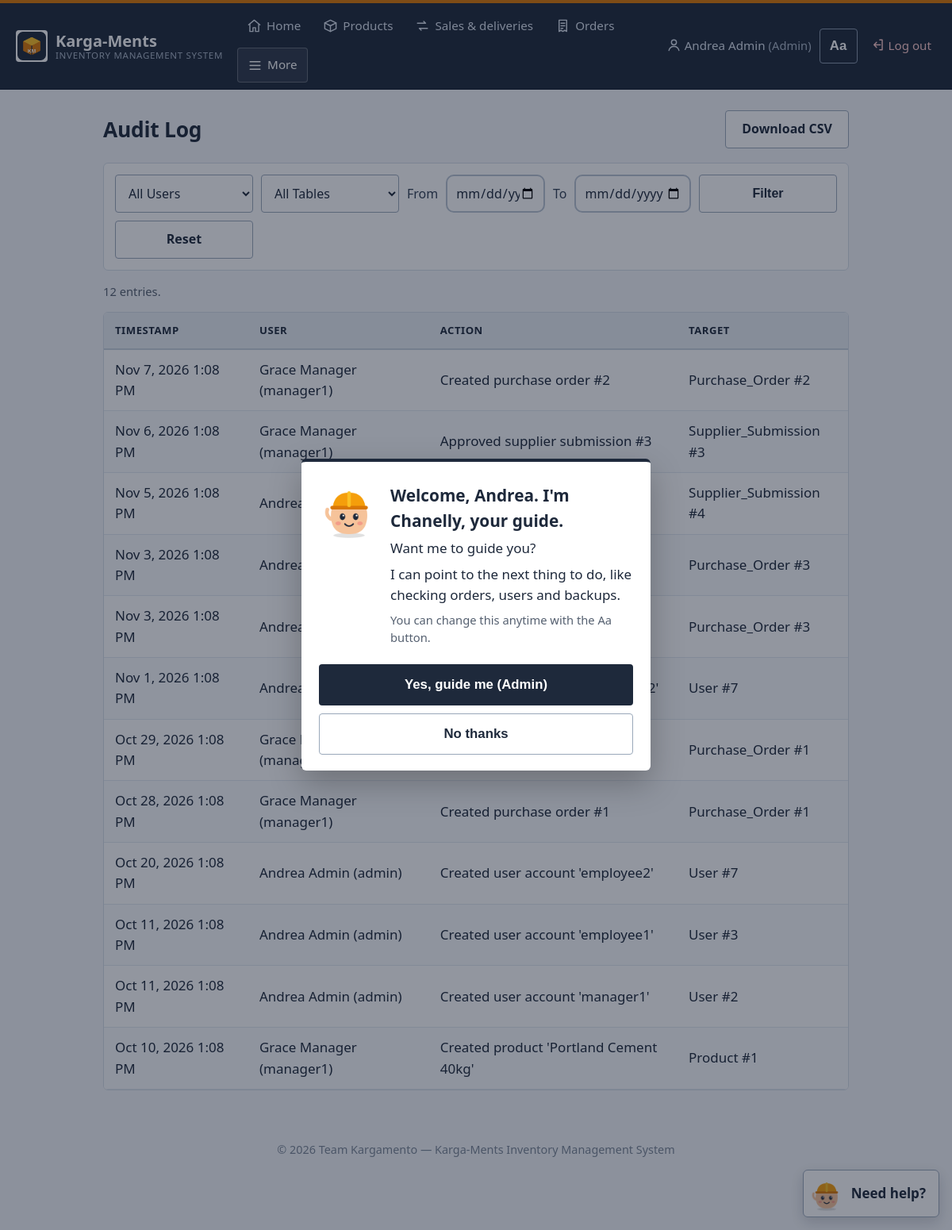
The app's page /reports/audit_log_report.php (signed in) with its own data.
### tables this page shows
CREATE TABLE Audit_Log (
    LogID       INT AUTO_INCREMENT PRIMARY KEY,
    UserID      INT NOT NULL,
    Action      VARCHAR(255) NOT NULL,
    TargetTable VARCHAR(100) NOT NULL,
    TargetID    INT NOT NULL,
    Timestamp   DATETIME NOT NULL DEFAULT CURRENT_TIMESTAMP,
    CONSTRAINT fk_log_user FOREIGN KEY (UserID) REFERENCES User(UserID)
);

CREATE TABLE User (
    UserID       INT AUTO_INCREMENT PRIMARY KEY,
    Username     VARCHAR(255) NOT NULL UNIQUE,
    PasswordHash VARCHAR(255) NOT NULL,
    FullName     VARCHAR(255) NOT NULL,
    RoleID       INT NOT NULL,
    SupplierID   INT NULL,
    Status       VARCHAR(50) NOT NULL DEFAULT 'active',
    CONSTRAINT fk_user_role     FOREIGN KEY (RoleID) REFERENCES Role(RoleID),
    CONSTRAINT fk_user_supplier FOREIGN KEY (SupplierID) REFERENCES Supplier(SupplierID) ON DELETE SET NULL
);

### public_html/config/config.php (called while the page is built, shortened)
<?php
if (!function_exists('url')) {
    function url(string $path = ''): string
    {
        return BASE_URL . '/' . ltrim($path, '/');
    }
}
if (!function_exists('e')) {
    function e($value): string
    {
        return htmlspecialchars((string)$value, ENT_QUOTES, 'UTF-8');
    }
}

### public_html/includes/report_helpers.php (called while the page is built, shortened)
<?php
function report_clean_date(string $value, string $default = ''): string
{
    $d = DateTime::createFromFormat('Y-m-d', $value);
    return ($d && $d->format('Y-m-d') === $value) ? $value : $default;
}
function report_csv_url(string $path): string
{
    $q = $_GET;
    $q['export'] = 'csv';
    return url($path) . '?' . http_build_query($q);
}

### public_html/reports/audit_log_report.php (the view, shortened to what this page needs)
<?php
require_once __DIR__ . '/../includes/auth_check.php';
require_once __DIR__ . '/../includes/report_helpers.php';
$dateFrom = report_clean_date((string)($_GET['date_from'] ?? ''));
$dateTo   = report_clean_date((string)($_GET['date_to'] ?? ''));
$page     = max(1, (int)($_GET['page'] ?? 1));
$where  = [];
$params = [];
$whereSql = $where ? ' WHERE ' . implode(' AND ', $where) : '';
$baseSql = "SELECT al.*, u.FullName, u.Username
            FROM Audit_Log al
            JOIN User u ON al.UserID = u.UserID" . $whereSql .
           " ORDER BY al.Timestamp DESC, al.LogID DESC";
$countStmt = $pdo->prepare("SELECT COUNT(*) FROM Audit_Log al" . $whereSql);
$countStmt->execute($params);
$totalRows  = (int)$countStmt->fetchColumn();
$totalPages = max(1, (int)ceil($totalRows / AUDIT_PER_PAGE));
$page       = min($page, $totalPages);
$stmt = $pdo->prepare($baseSql . " LIMIT " . AUDIT_PER_PAGE . " OFFSET " . (($page - 1) * AUDIT_PER_PAGE));
$stmt->execute($params);
$logs = $stmt->fetchAll();
require_once __DIR__ . '/../includes/header.php';
?>
<div class="page-header">
    <h1>Audit Log</h1>
    <?php if ($totalRows > 0): ?>
        <a class="btn btn-secondary" href="<?= e(report_csv_url('reports/audit_log_report.php')) ?>">Download CSV</a>
    <?php endif; ?>
</div>
<form class="search-bar" method="GET" action="<?= e(url('reports/audit_log_report.php')) ?>">
    <select name="user_id">
        <option value="">All Users</option>
    </select>
    <select name="table">
        <option value="">All Tables</option>
    </select>
    <label class="check-label">From <input type="date" name="date_from" value="<?= e($dateFrom) ?>"></label>
    <label class="check-label">To <input type="date" name="date_to" value="<?= e($dateTo) ?>"></label>
    <button class="btn btn-secondary" type="submit">Filter</button>
    <a class="btn btn-secondary" href="<?= e(url('reports/audit_log_report.php')) ?>">Reset</a>
</form>
<p class="text-muted"><?= number_format($totalRows) ?> entr<?= $totalRows === 1 ? 'y' : 'ies' ?>.</p>
<?php if (count($logs) === 0): ?>
    <div class="empty-state">No audit log entries found.</div>
<?php else: ?>
    <div class="table-wrap">
    <table class="data-table">
        <thead>
            <tr><th>Timestamp</th><th>User</th><th>Action</th><th>Target</th></tr>
        </thead>
        <tbody>
            <?php foreach ($logs as $l): ?>
                <tr>
                    <td><?= e(date('M j, Y g:i A', strtotime($l['Timestamp']))) ?></td>
                    <td><?= e($l['FullName']) ?> (<?= e($l['Username']) ?>)</td>
                    <td><?= e($l['Action']) ?></td>
                    <td><?= e($l['TargetTable']) ?> #<?= (int)$l['TargetID'] ?></td>
                </tr>
            <?php endforeach; ?>
        </tbody>
    </table>
    </div>
<?php endif; ?>
<?php require_once __DIR__ . '/../includes/footer.php'; ?>

### public_html/assets/css/style.css (style rules this page uses)
:root { --navy: #1e293b; --navy-2: #334155; --amber: #d97706; --amber-dark: #b45309; --bg: #f1f5f9; --card: #ffffff; --text: #1e293b; --muted: #556070; --line: #d5dde7; --red: #b91c1c; --green: #166534; --radius: 6px; --tap: 48px; --shadow: 0 1px 2px rgba(15, 23, 42, 0.06); }
* { box-sizing: border-box; }
html { font-size: 100%; -webkit-text-size-adjust: 100%; }
body { margin: 0; font-family: 'Segoe UI', Roboto, Arial, sans-serif; font-size: 1.0625rem; line-height: 1.55; background: #f4f6f9; color: var(--text); }
a { color: var(--amber-dark); text-decoration: underline; text-underline-offset: 2px; }
h1 { font-size: 1.65rem; line-height: 1.25; margin: 0.4em 0 0.6em; font-weight: 650; letter-spacing: -0.01em; }
small, .text-muted { color: var(--muted); font-size: 0.92rem; }
.text-muted { display: block; }
.page-header { display: flex; align-items: center; justify-content: space-between; gap: 12px; flex-wrap: wrap; margin: 6px 0 18px; }
.page-header h1 { margin: 0; }
.btn { display: inline-flex; align-items: center; justify-content: center; gap: 8px; min-height: var(--tap); padding: 10px 20px; border: 1px solid transparent; border-radius: 4px; background: var(--navy); color: #fff; font-size: 1rem; font-weight: 600; line-height: 1.2; cursor: pointer; text-decoration: none; text-align: center; }
.btn-secondary { background: #fff; color: var(--navy); border-color: #9aa8ba; }
.form-group input, .form-group select, .form-group textarea, .search-bar input, .search-bar select, .login-box input { width: 100%; min-height: var(--tap); padding: 10px 12px; border: 1px solid #9aa8ba; border-radius: 4px; font-size: 1rem; font-family: inherit; background: #fff; color: var(--text); }
.search-bar { display: grid; grid-template-columns: repeat(auto-fit, minmax(170px, 1fr)); gap: 10px; margin-bottom: 14px; background: #fff; padding: 14px; border-radius: var(--radius); border: 1px solid var(--line); align-items: center; }
.search-bar input[type="date"] { min-width: 0; }
.check-label { display: inline-flex; align-items: center; gap: 10px; min-height: var(--tap); font-size: 1rem; color: var(--navy-2); cursor: pointer; }
.check-label input[type="date"] { flex: 1; min-width: 0; min-height: var(--tap); padding: 8px 10px; border: 2px solid #b9c4d2; border-radius: 10px; font-size: 1rem; font-family: inherit; }
.table-wrap { overflow-x: auto; -webkit-overflow-scrolling: touch; border-radius: var(--radius); border: 1px solid var(--line); }
.data-table { width: 100%; border-collapse: collapse; background: #fff; }
.data-table th, .data-table td { padding: 12px 14px; text-align: left; border-bottom: 1px solid #e2e8f0; vertical-align: middle; }
.data-table th { background: #e9eef4; font-size: 0.82rem; text-transform: uppercase; letter-spacing: .04em; color: var(--navy); font-weight: 700; white-space: nowrap; border-bottom: 2px solid #c8d2de; }
.data-table tbody tr:nth-child(even) { background: #f8fafc; }

### records on screen
audit_log: Timestamp "Nov 7, 2026 1:08 PM", UserID.FullName "Grace Manager", UserID.Username "manager1", Action "Created purchase order #2", TargetTable "Purchase_Order", TargetID "2"
audit_log: Timestamp "Nov 6, 2026 1:08 PM", UserID.FullName "Grace Manager", UserID.Username "manager1", Action "Approved supplier submission #3", TargetTable "Supplier_Submission", TargetID "3"
audit_log: Timestamp "Nov 5, 2026 1:08 PM", UserID.FullName "Andrea…", TargetTable "Supplier_Submission", TargetID "4"
audit_log: Timestamp "Nov 3, 2026 1:08 PM", UserID.FullName "Andrea…", TargetTable "Purchase_Order", TargetID "3"
audit_log: Timestamp "Nov 3, 2026 1:08 PM", UserID.FullName "Andrea…", TargetTable "Purchase_Order", TargetID "3"
audit_log: Timestamp "Nov 1, 2026 1:08 PM", UserID.FullName "Andrea…", TargetTable "User", TargetID "7"
audit_log: Timestamp "Oct 29, 2026 1:08 PM", UserID.FullName "Grace…", UserID.Username "manager1", TargetTable "Purchase_Order", TargetID "1"
audit_log: Timestamp "Oct 28, 2026 1:08 PM", UserID.FullName "Grace Manager", UserID.Username "manager1", Action "Created purchase order #1", TargetTable "Purchase_Order", TargetID "1"
audit_log: Timestamp "Oct 20, 2026 1:08 PM", UserID.FullName "Andrea Admin", UserID.Username "admin", Action "Created user account 'employee2'", TargetTable "User", TargetID "7"
audit_log: Timestamp "Oct 11, 2026 1:08 PM", UserID.FullName "Andrea Admin", UserID.Username "admin", Action "Created user account 'employee1'", TargetTable "User", TargetID "3"
audit_log: Timestamp "Oct 11, 2026 1:08 PM", UserID.FullName "Andrea Admin", UserID.Username "admin", Action "Created user account 'manager1'", TargetTable "User", TargetID "2"
audit_log: Timestamp "Oct 10, 2026 1:08 PM", UserID.FullName "Grace Manager", UserID.Username "manager1", Action "Created product 'Portland Cement 40kg'", TargetTable "Product", TargetID "1"

### other values on screen
$n[2] "Home"
$n[2] "Products"
$n[2] "Sales & deliveries"
$n[2] "Orders"
$_SESSION['full_name'] "Andrea Admin"
$role "Admin"
$totalRows "12"
